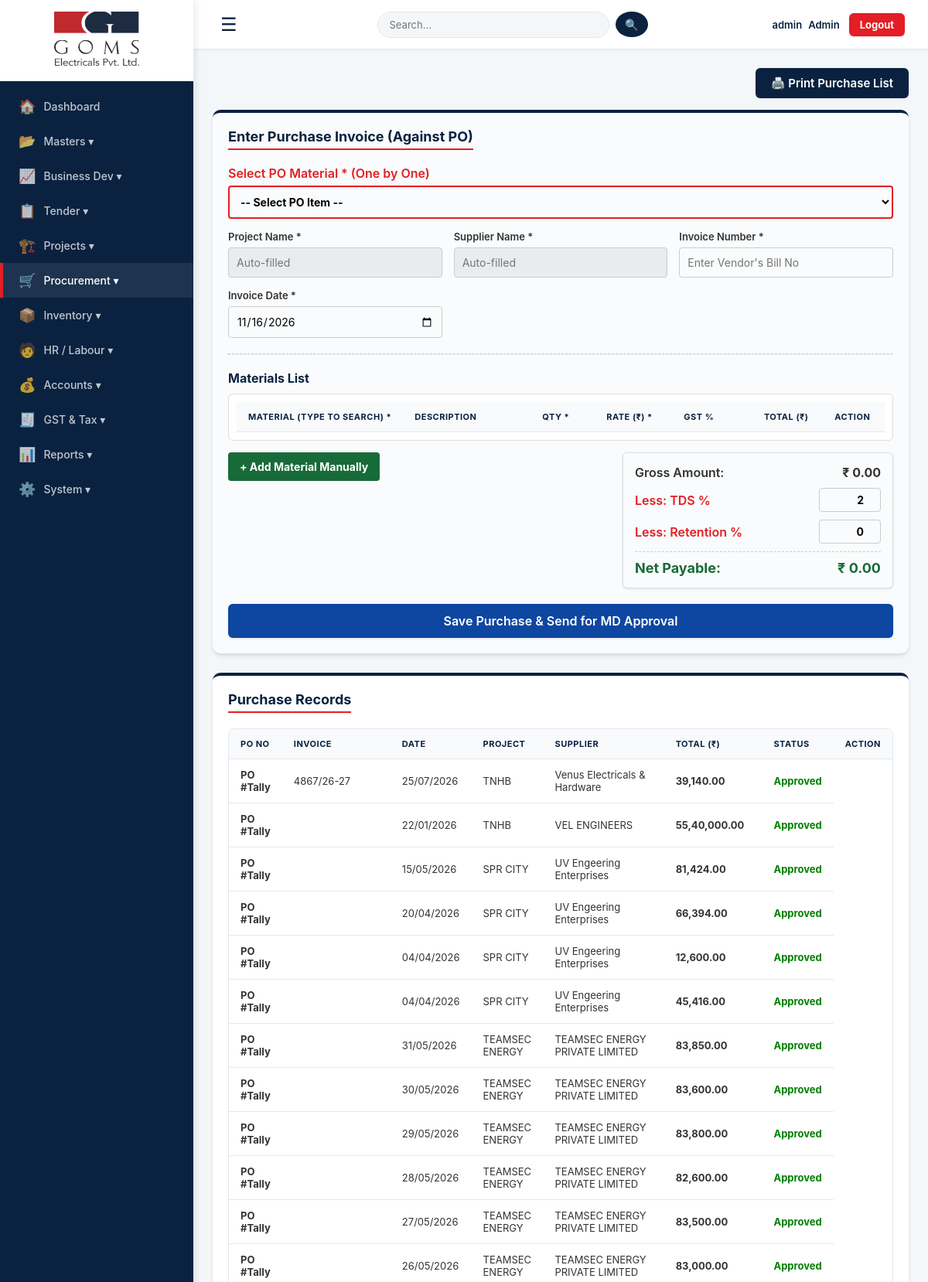
Screenshot of /purchases (signed in, upper part) with the database file from the repository.
### tables this page shows
CREATE TABLE purchases (id INTEGER PRIMARY KEY AUTOINCREMENT, po_number TEXT, project_name TEXT NOT NULL, supplier_name TEXT NOT NULL, invoice_number TEXT NOT NULL, invoice_date TEXT, material_description TEXT, quantity REAL DEFAULT 0, rate REAL DEFAULT 0, gst_rate REAL DEFAULT 0, subtotal REAL DEFAULT 0, gst_amount REAL DEFAULT 0, total_amount REAL DEFAULT 0, md_approval TEXT DEFAULT 'Pending', approved_amount REAL DEFAULT 0, payment_status TEXT DEFAULT 'Pending', tds_percent REAL DEFAULT 0, retention_percent REAL DEFAULT 0, net_payable REAL DEFAULT 0);

### app.py (the view, shortened to what this page needs)
@app.route("/purchases", methods=["GET", "POST"])
def purchases():
    if not session.get("username"): return redirect(url_for("login"))
    conn = get_db()
    pl = conn.execute("SELECT * FROM purchases ORDER BY id DESC").fetchall()
    mats = conn.execute("SELECT material_name, unit FROM stock ORDER BY material_name").fetchall()
    po_items = conn.execute("""
        SELECT po.id as po_id, po.project_name, po.vendor_name, po_items.id as po_item_id, po_items.material_name,
               po_items.quantity as po_qty, po_items.rate, po_items.unit,
               IFNULL((SELECT SUM(pi.quantity) FROM purchase_items pi WHERE pi.po_item_id = po_items.id), 0) as purchased_qty
        FROM po JOIN po_items ON po.id=po_items.id WHERE po.gm_approval='Approved'
    """).fetchall()
    final_po_items = []
    for item in po_items:
        rem = item['po_qty'] - item['purchased_qty']
        if rem > 0.01:
            d = dict(item)
            d['remaining_qty'] = rem
            final_po_items.append(d)
    conn.close()
    return render_template("purchases.html", purchases=pl, materials=[dict(r) for r in mats], po_items_list=final_po_items)

### app.py (called while the page is built, shortened)
@app.context_processor
def inject_permissions():
    role = session.get('role', 'Admin')
    return dict(is_admin_or_gm = role in ['Admin', 'GM'])

@app.after_request
def add_header(response):
    response.headers["Cache-Control"] = "no-cache, no-store, must-revalidate, public, max-age=0"
    response.headers["Pragma"] = "no-cache"
    response.headers["Expires"] = "0"
    return response

@app.template_filter('dateformat')
def dateformat(value, format='%d/%m/%Y'):
    if not value: return "-"
    try: return datetime.strptime(value, '%Y-%m-%d').strftime(format)
    except: return value

@app.template_filter('inr')
def format_inr(number):
    if number is None: return "0.00"
    try: number = float(number)
    except: return "0.00"
    is_negative = False
    if number < 0:
        is_negative = True
        number = abs(number)
    s = f"{number:.2f}"
    integer_part, decimal_part = s.split(".")
    if len(integer_part) > 3:
        last_three = integer_part[-3:]
        remaining = integer_part[:-3]
        groups = []
        while len(remaining) > 2:
            groups.insert(0, remaining[-2:])
            remaining = remaining[:-2]
        if remaining: groups.insert(0, remaining)
        formatted_integer = ",".join(groups) + "," + last_three
    else: formatted_integer = integer_part
    result = formatted_integer + "." + decimal_part
    if is_negative: result = "-" + result
    return result

def get_db():
    conn = sqlite3.connect(DATABASE, timeout=20)
    conn.row_factory = sqlite3.Row
    return conn

@app.before_request
def restrict_access():
    if not session.get("username"): return
    role = session.get("role", "Admin")
    if role == "Admin": return # Admin-க்கு எல்லா அனுமதியும் உண்டு

### templates/purchases.html (shortened to what this page needs)
{% extends "base.html" %}
{% block content %}
<div class="no-print" style="text-align: right; margin-bottom: 15px;">
    <button onclick="window.print()" class="btn" style="background: #0a2240; padding: 10px 20px; font-size: 15px;">🖨️ Print Purchase List</button>
</div>
<div class="print-section">
    <div class="card no-print" style="background: #f9fbfc; margin-bottom: 25px;">
        <h3>Enter Purchase Invoice (Against PO)</h3>
        <form method="POST" id="purchaseForm">
            <div class="grid-3" style="display: grid; grid-template-columns: repeat(3, 1fr); gap: 15px;">
                <div style="grid-column: 1 / -1;">
                    <label style="color: var(--accent-red); font-size: 16px;">Select PO Material * (One by One)</label>
                    <select id="po_item_selector" onchange="addPOItem(this)" style="border: 2px solid var(--accent-red); font-weight: bold; width: 100%; padding: 10px; border-radius: 4px;">
                        <option value="">-- Select PO Item --</option>
                    </select>
                </div>
                <div>
                    <label>Project Name *</label>
                    <input name="project_name" id="project_name" readonly required placeholder="Auto-filled" style="background: #e9ecef; padding: 10px; border: 1px solid #ccc; border-radius: 4px; width: 100%;">
                </div>
                <div>
                    <label>Supplier Name *</label>
                    <input name="supplier_name" id="supplier_name" readonly required placeholder="Auto-filled" style="background: #e9ecef; padding: 10px; border: 1px solid #ccc; border-radius: 4px; width: 100%;">
                </div>
                <div>
                    <label>Invoice Number *</label>
                    <input name="invoice_number" required placeholder="Enter Vendor's Bill No" style="padding: 10px; border: 1px solid #ccc; border-radius: 4px; width: 100%;">
                </div>
                <div>
                    <label>Invoice Date *</label>
                    <input type="date" name="invoice_date" id="invoice_date" required style="padding: 10px; border: 1px solid #ccc; border-radius: 4px; width: 100%;">
                </div>
            </div>
            <hr style="margin: 20px 0; border-top: 1px dashed #ccc;">
            <h4 style="margin-bottom: 10px; color: var(--primary-blue);">Materials List</h4>
            <div class="table-wrap" style="background: white; padding: 10px; border-radius: 6px; border: 1px solid #ddd;">
                <table class="table" id="itemsTable" style="margin: 0; width: 100%; min-width: 800px;">
                    <thead>
                        <tr style="background: #f1f5f9;">
                            <th style="width: 25%;">Material (Type to search) *</th>
                            <th style="width: 20%;">Description</th>
                            <th style="width: 10%;">Qty *</th>
                            <th style="width: 12%;">Rate (₹) *</th>
                            <th style="width: 10%;">GST %</th>
                            <th style="width: 13%; text-align: right;">Total (₹)</th>
                            <th style="width: 10%; text-align: center;">Action</th>
                        </tr>
                    </thead>
                </table>
            </div>
            <div style="display: flex; justify-content: space-between; align-items: flex-start; margin-top: 15px; flex-wrap: wrap; gap: 20px;">
                <div>
                    <button type="button" onclick="addManualRow()" class="btn-add" style="padding: 10px 15px; font-size: 14px;">+ Add Material Manually</button>
                </div>
                <div style="width: 350px; background: #f9fbfc; border: 1px solid #ddd; border-radius: 6px; padding: 15px; box-shadow: var(--shadow-sm);">
                    <div style="display: flex; justify-content: space-between; margin-bottom: 10px;">
                        <span style="font-weight: 600;">Gross Amount:</span>
                        <span style="font-weight: bold;">₹ <span id="gross_amt">0.00</span></span>
                    </div>
                    <div style="display: flex; justify-content: space-between; align-items: center; margin-bottom: 10px;">
                        <span style="font-weight: 600; color: #e31e24;">Less: TDS %</span>
                        <input type="number" name="tds_percent" id="tds_pct" value="2" step="0.01" style="width: 80px; padding: 6px; text-align: right; border: 1px solid #ccc; border-radius: 4px; font-weight: bold;" oninput="calculateNet()">
                    </div>
                    <div style="display: flex; justify-content: space-between; align-items: center; margin-bottom: 10px;">
                        <span style="font-weight: 600; color: #e31e24;">Less: Retention %</span>
                        <input type="number" name="retention_percent" id="ret_pct" value="0" step="0.01" style="width: 80px; padding: 6px; text-align: right; border: 1px solid #ccc; border-radius: 4px; font-weight: bold;" oninput="calculateNet()">
                    </div>
                    <div style="display: flex; justify-content: space-between; font-weight: bold; font-size: 18px; color: #176b38; border-top: 1px dashed #ccc; padding-top: 10px; margin-top: 10px;">
                        <span>Net Payable:</span>
                        <span>₹ <span id="net_amt">0.00</span></span>
                    </div>
                </div>
            </div>
            <button type="submit" class="btn" style="margin-top: 20px; width: 100%; background: #0d47a1; font-size: 16px; padding: 12px;">Save Purchase & Send for MD Approval</button>
        </form>
    </div>
    <div class="card">
        <h3>Purchase Records</h3>
        <div class="table-wrap">
            <table>
                <thead>
                    <tr>
                        <th>PO No</th>
                        <th>Invoice</th>
                        <th>Date</th>
                        <th>Project</th>
                        <th>Supplier</th>
                        <th>Total (₹)</th>
                        <th>Status</th>
                        <th class="no-print">Action</th>
                    </tr>
                </thead>
                <tbody>
                    {% for p in purchases %}
                    <tr>
                        <td><strong>PO #{{ p['po_number'] or '-' }}</strong></td>
                        <td>{{ p['invoice_number'] }}</td>
                        <td>{{ p['invoice_date'] | dateformat }}</td>
                        <td>{{ p['project_name'] }}</td>
                        <td>{{ p['supplier_name'] }}</td>
                        <td><strong>{{ (p['total_amount'] or 0) | inr }}</strong></td>
                        <td>
                            {% if p['md_approval'] == 'Approved' %}
                                <span style="color: green; font-weight: bold;">Approved</span>
                            {% else %}
                                <span style="color: #ff9800; font-weight: bold;">Pending</span>
                            {% endif %}
                        </td>
                    </tr>
                    {% else %}
                    <tr><td colspan="8" style="text-align: center; padding: 20px;">No purchase records found.</td></tr>
                    {% endfor %}
                </tbody>
            </table>
        </div>
    </div>
</div>
{% endblock %}

### static/css/main.css (style rules this page uses)
:root { --primary-blue: #0a2240; --accent-red: #e31e24; --bg-light: #f4f7f9; --text-dark: #333; --text-light: #666; --white: #ffffff; --border: #e2e8f0; --shadow-sm: 0 1px 3px rgba(0,0,0,0.1); --shadow-md: 0 4px 6px -1px rgba(0,0,0,0.1), 0 2px 4px -1px rgba(0,0,0,0.06); --shadow-lg: 0 10px 15px -3px rgba(0,0,0,0.1), 0 4px 6px -2px rgba(0,0,0,0.05); }
* { box-sizing: border-box; margin: 0; padding: 0; font-family: 'Inter', 'Segoe UI', sans-serif; }
body { background-color: var(--bg-light); color: var(--text-dark); display: flex; min-height: 100vh; }
.card { background: var(--white); border-radius: 10px; padding: 20px; box-shadow: var(--shadow-md); margin-bottom: 20px; border-top: 4px solid var(--primary-blue); transition: 0.2s; }
.card h3, .panel h3 { margin-bottom: 20px; color: var(--primary-blue); border-bottom: 2px solid var(--accent-red); display: inline-block; padding-bottom: 5px; font-weight: 700; font-size: 18px; }
.grid-3 { display: grid; grid-template-columns: repeat(3, 1fr); gap: 15px; }
label { display: block; margin-bottom: 6px; font-weight: 600; font-size: 13px; color: var(--text-dark); }
input, select, textarea { width: 100%; padding: 10px 12px; border: 1px solid var(--border); border-radius: 6px; font-size: 14px; background: #f9fbfc; transition: all 0.2s; box-sizing: border-box; }
input[readonly] { background: #e2e8f0; cursor: not-allowed; }
.btn { background: var(--primary-blue); color: var(--white); border: none; padding: 10px 18px; border-radius: 6px; cursor: pointer; font-size: 14px; font-weight: 600; transition: all 0.2s; display: inline-block; text-decoration: none; box-shadow: var(--shadow-sm); text-align: center; }
.table-wrap { overflow-x: auto; border-radius: 8px; border: 1px solid var(--border); background: white; }
table { width: 100%; border-collapse: collapse; }
th, td { padding: 12px 15px; text-align: left; border-bottom: 1px solid var(--border); font-size: 13px; vertical-align: middle; }
th { background: #f8fafc; color: var(--primary-blue); font-weight: 700; text-transform: uppercase; font-size: 11px; letter-spacing: 0.5px; white-space: nowrap; }

### templates/purchases.html (style rules this page uses)
.btn-add { background: #176b38; color: white; border: none; padding: 6px 10px; border-radius: 4px; cursor: pointer; font-weight: bold; }

### rows the page displays
purchases: po_number "Tally", invoice_number "4867/26-27", invoice_date "25/07/2026", project_name "TNHB", supplier_name "Venus Electricals & Hardware", total_amount "39,140.00", md_approval "Approved"
purchases: po_number "Tally", invoice_date "22/01/2026", project_name "TNHB", supplier_name "VEL ENGINEERS", total_amount "55,40,000.00", md_approval "Approved"
purchases: po_number "Tally", invoice_date "15/05/2026", project_name "SPR CITY", supplier_name "UV Engeering Enterprises", total_amount "81,424.00", md_approval "Approved"
purchases: po_number "Tally", invoice_date "20/04/2026", project_name "SPR CITY", supplier_name "UV Engeering Enterprises", total_amount "66,394.00", md_approval "Approved"
purchases: po_number "Tally", invoice_date "04/04/2026", project_name "SPR CITY", supplier_name "UV Engeering Enterprises", total_amount "12,600.00", md_approval "Approved"
purchases: po_number "Tally", invoice_date "04/04/2026", project_name "SPR CITY", supplier_name "UV Engeering Enterprises", total_amount "45,416.00", md_approval "Approved"
purchases: po_number "Tally", invoice_date "31/05/2026", project_name "TEAMSEC ENERGY", supplier_name "TEAMSEC ENERGY PRIVATE LIMITED", total_amount "83,850.00", md_approval "Approved"
purchases: po_number "Tally", invoice_date "30/05/2026", project_name "TEAMSEC ENERGY", supplier_name "TEAMSEC ENERGY PRIVATE LIMITED", total_amount "83,600.00", md_approval "Approved"
purchases: po_number "Tally", invoice_date "29/05/2026", project_name "TEAMSEC ENERGY", supplier_name "TEAMSEC ENERGY PRIVATE LIMITED", total_amount "83,800.00", md_approval "Approved"
purchases: po_number "Tally", invoice_date "28/05/2026", project_name "TEAMSEC ENERGY", supplier_name "TEAMSEC ENERGY PRIVATE LIMITED", total_amount "82,600.00", md_approval "Approved"
purchases: po_number "Tally", invoice_date "27/05/2026", project_name "TEAMSEC ENERGY", supplier_name "TEAMSEC ENERGY PRIVATE LIMITED", total_amount "83,500.00", md_approval "Approved"
purchases: po_number "Tally", invoice_date "26/05/2026", project_name "TEAMSEC ENERGY", supplier_name "TEAMSEC ENERGY PRIVATE LIMITED", total_amount "83,000.00", md_approval "Approved"

### other values shown
{{ session['username'] }} "admin"
{{ user_role }} "Admin"
